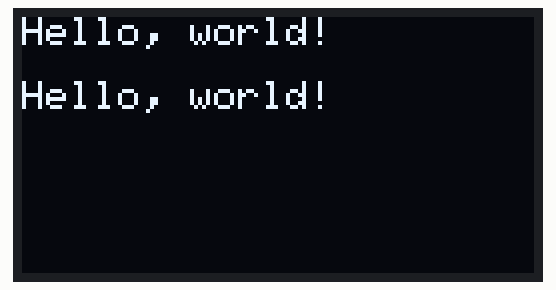
Bench run of a sketch on a simulated Arduino Uno, built with avr-gcc and run on an emulated ATmega328P. On the bench: 128×64 one-colour display.

Above: at 2.1 s.
At 4.2 s:
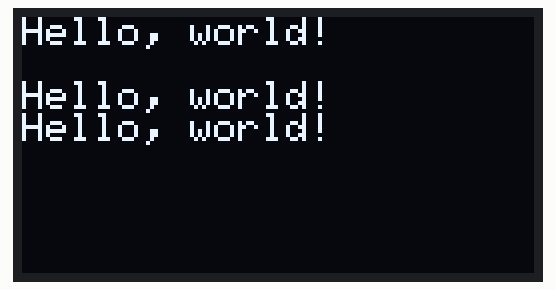
At 6.2 s:
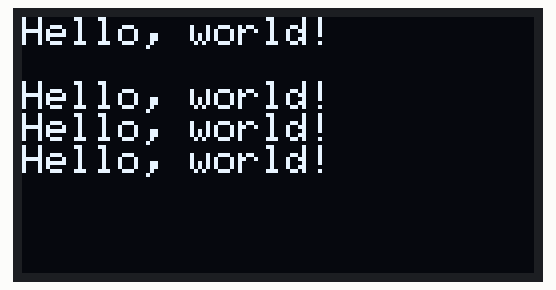
At 8.2 s:
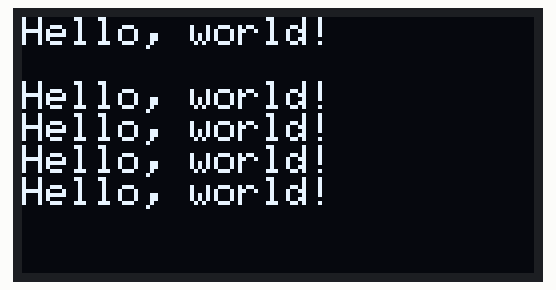
At 10.2 s:
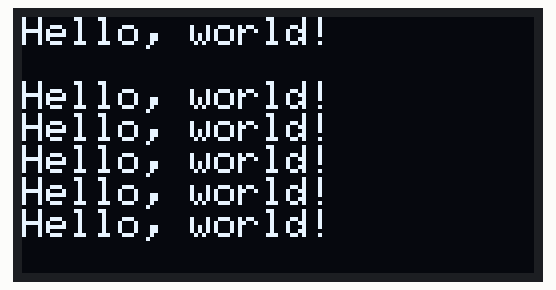
At 12.3 s:
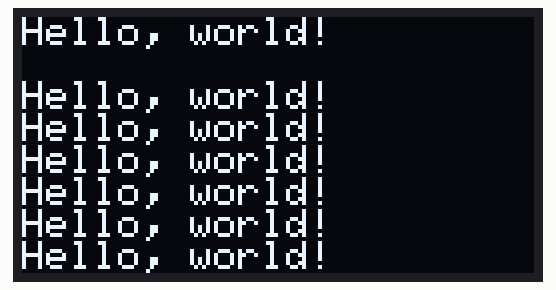

The sketch:

sketch_sep10a.ino
```cpp
/*********
  Rui Santos
  Complete project details at https://randomnerdtutorials.com
*********/

#include <Wire.h>
//#include <Adafruit_GFX.h>
#include <Adafruit_SSD1306.h>

//#define SCREEN_WIDTH 127 // OLED display width, in pixels
//#define SCREEN_HEIGHT 1 // OLED display height, in pixels

// Declaration for an SSD1306 display connected to I2C (SDA, SCL pins)
Adafruit_SSD1306 display(128, 64, &Wire, -1);

void setup() {
  Serial.begin(115200);

  if(!display.begin(SSD1306_SWITCHCAPVCC, 0x3C)) { // Address 0x3D for 128x64
    Serial.println(F("SSD1306 allocation failed"));
    for(;;);
  }
  delay(2000);
display.clearDisplay();

display.setTextSize(1);
display.setTextColor(WHITE);
//display.setCursor(4, 4);

//Display static text
display.println("Hello, world!\n");
display.display();
}

void loop() {
  //Display static text
display.println("Hello, world!");
display.display();
  delay(2000);

}
```

Measured:
- what the display in image 0 shows lasts 2.0 s, from 2.1 s to 4.1 s
